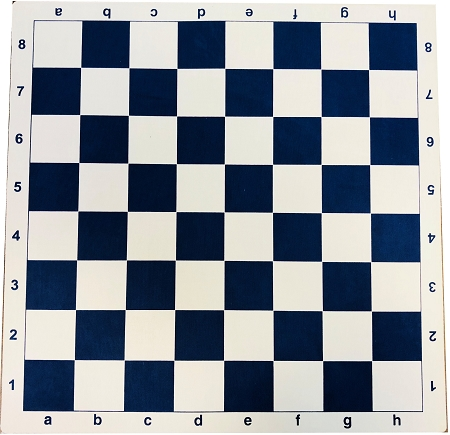
#> input picture OpenCV using Python/Images/chess.jpg, 450 x 435 px
$ jupyter execute 'Corner Detection.ipynb'   (shell and % lines are left out)
#> lines starting #> are read from the running program, lines starting #| are printed output that depends on the picture; after the words box and inside, x2 and y2 are one past the last pixel; in counts of white or black regions, pixels touching at a corner belong together
[cell 1]
import cv2
import matplotlib.pyplot as plt
import numpy as np

## Harris-Corner Method

[cell 2]
chess = cv2.imread('Images/chess.jpg')
#> chess is the input picture: shape (435, 450, 3); mean B, G, R 157.6, 150.1, 143.9
chess_show = cv2.cvtColor(chess,cv2.COLOR_BGR2RGB)
plt.imshow(chess_show)

[cell 3]
gray_image = cv2.cvtColor(chess,cv2.COLOR_BGR2GRAY)
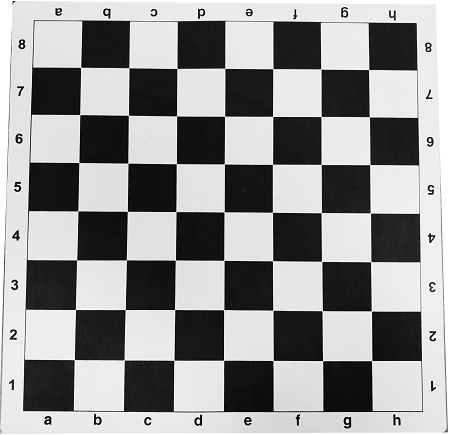
#> gray_image: shape (435, 450); min 0, max 255, mean 149.1
plt.imshow(gray_image,cmap='gray')

[cell 4]
gray_image = np.float32(gray_image)

[cell 5]
dst = cv2.cornerHarris(src=gray_image,blockSize=2,ksize=3,k=0.04)
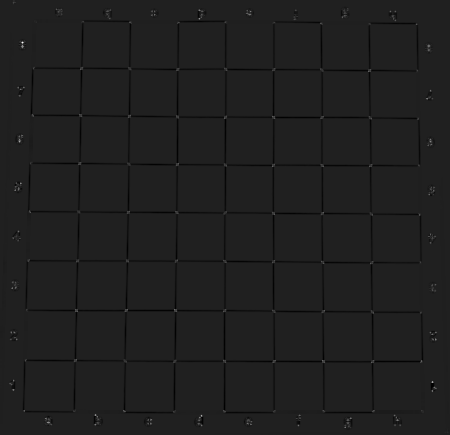
#> dst: shape (435, 450) float32; min -109892256, max 765572480, mean -2693667; drawn with min black and max white

[cell 6]
dst = cv2.dilate(dst,None)

[cell 7]
chess[dst>0.01*dst.max()] = [255,0,0]
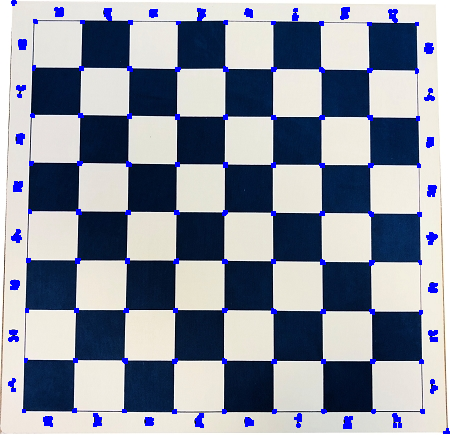
#> chess: shape (435, 450, 3); 2.49% of pixels changed, all inside (x1, y1, x2, y2) = (8, 0, 450, 434)

[cell 8]
plt.imshow(chess)

[cell 9]
plt.imshow(chess_show)

## Shi-Thomasi Method

[cell 10]
chess = cv2.imread('Images/chess.jpg')
chess_show = cv2.cvtColor(chess,cv2.COLOR_BGR2RGB)
plt.imshow(chess_show)

[cell 11]
corners = cv2.goodFeaturesToTrack(gray_image,100,0.01,10)
#> corners = 100 rows, first 8: [428, 45], [22, 42], [347, 422], [19, 140], [17, 188], [198, 420], [430, 188], [322, 360]

[cell 12]
corners = np.int0(corners)

[cell 13]
for i in corners:
    x,y = i.ravel()
    cv2.circle(chess,(x,y),3,(255,0,0),-1)
#> this loop made 100 passes
#> (x, y) on passes 1 to 12: (428, 45), (22, 42), (347, 422), (19, 140), (17, 188), (198, 420), (430, 188), (322, 360), (174, 309), (396, 419), (97, 422), (126, 309)
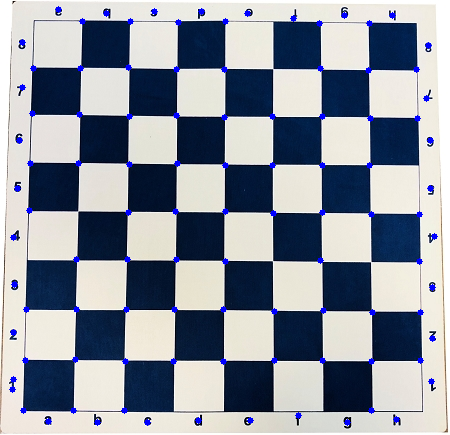
#> chess: shape (435, 450, 3); 1.48% of pixels changed, all inside (x1, y1, x2, y2) = (9, 6, 438, 426)

plt.imshow(chess)
